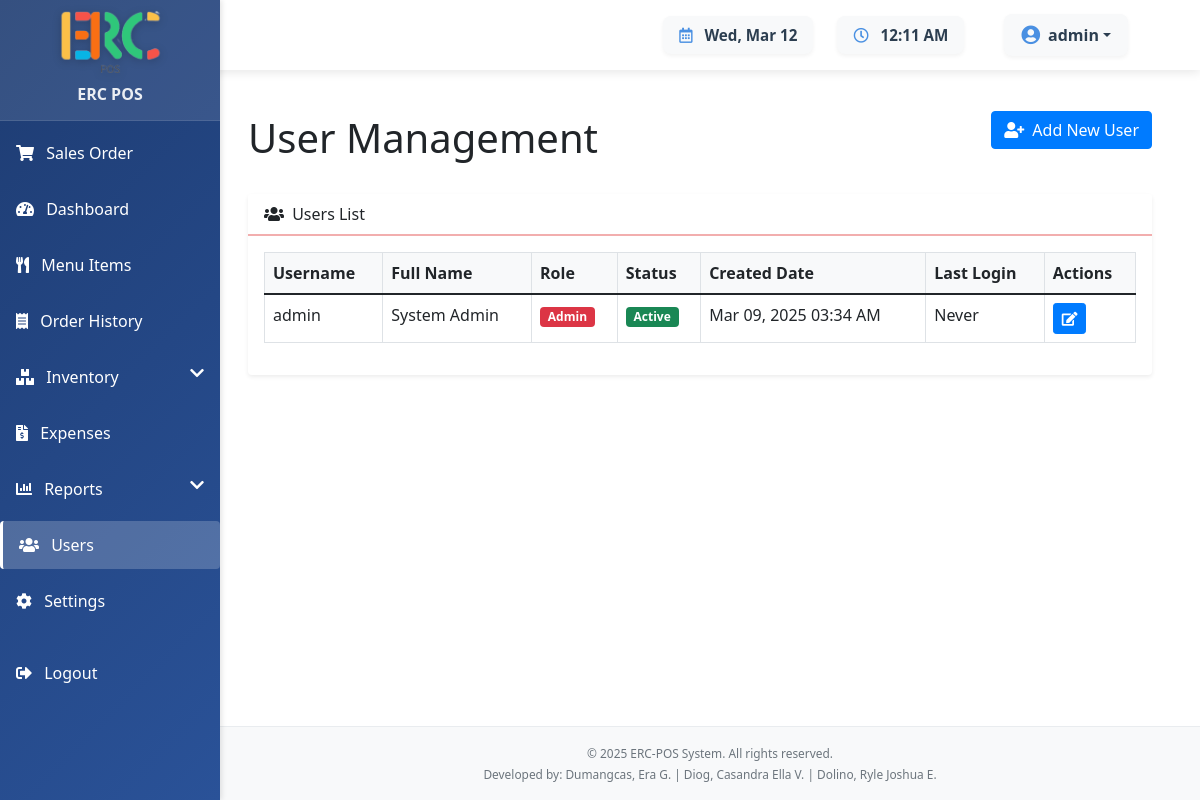
Page /views/users/index.php (signed in) on the committed database.
### tables this page shows
CREATE TABLE users (
    id INT PRIMARY KEY AUTO_INCREMENT,
    username VARCHAR(50) UNIQUE NOT NULL,
    password VARCHAR(255) NOT NULL,
    full_name VARCHAR(100) NOT NULL,
    role ENUM('admin', 'staff') NOT NULL,
    is_active BOOLEAN DEFAULT TRUE,
    created_at TIMESTAMP DEFAULT CURRENT_TIMESTAMP,
    updated_at TIMESTAMP DEFAULT CURRENT_TIMESTAMP ON UPDATE CURRENT_TIMESTAMP,
    last_login TIMESTAMP NULL
);

### views/users/index.php (the view, shortened to what this page needs)
<?php
include __DIR__ . '/../../static/templates/header.php';
$stmt = $conn->prepare("
    SELECT
        id,
        username,
        full_name,
        role,
        is_active,
        created_at,
        last_login
    FROM users
    ORDER BY created_at DESC
");
$stmt->execute();
$users = $stmt->fetchAll();
?>
<div class="container-fluid px-4">
    <div class="d-flex justify-content-between align-items-center">
        <h1 class="mt-4">User Management</h1>
        <button class="btn btn-primary" data-bs-toggle="modal" data-bs-target="#addUserModal">
            <i class="fas fa-user-plus me-2"></i>Add New User
        </button>
    </div>
    <div class="card mt-4 shadow-sm">
        <div class="card-header">
            <i class="fas fa-users me-1"></i>
            Users List
        </div>
        <div class="card-body">
            <div class="table-responsive">
                <table class="table table-bordered table-hover" id="usersTable">
                    <thead>
                        <tr>
                            <th>Username</th>
                            <th>Full Name</th>
                            <th>Role</th>
                            <th>Status</th>
                            <th>Created Date</th>
                            <th>Last Login</th>
                            <th>Actions</th>
                        </tr>
                    </thead>
                    <tbody>
                        <?php foreach ($users as $user): ?>
                            <tr>
                                <td><?php echo htmlspecialchars($user['username']); ?></td>
                                <td><?php echo htmlspecialchars($user['full_name']); ?></td>
                                <td>
                                    <span class="badge <?php echo $user['role'] === 'admin' ? 'bg-danger' : 'bg-primary'; ?>">
                                        <?php echo ucfirst($user['role']); ?>
                                    </span>
                                </td>
                                <td>
                                    <span class="badge <?php echo $user['is_active'] ? 'bg-success' : 'bg-secondary'; ?>">
                                        <?php echo $user['is_active'] ? 'Active' : 'Inactive'; ?>
                                    </span>
                                </td>
                                <td><?php echo date('M d, Y h:i A', strtotime($user['created_at'])); ?></td>
                                <td>
                                    <?php echo $user['last_login'] ? date('M d, Y h:i A', strtotime($user['last_login'])) : 'Never'; ?>
                                </td>
                                <td>
                                    <button class="btn btn-sm btn-primary edit-user"
                                            data-id="<?php echo $user['id']; ?>"
                                            data-username="<?php echo htmlspecialchars($user['username']); ?>"
                                            data-full-name="<?php echo htmlspecialchars($user['full_name']); ?>"
                                            data-role="<?php echo $user['role']; ?>"
                                            data-status="<?php echo $user['is_active']; ?>"
                                            data-bs-toggle="modal"
                                            data-bs-target="#editUserModal">
                                        <i class="fas fa-edit"></i>
                                    </button>
                                </td>
                            </tr>
                        <?php endforeach; ?>
                    </tbody>
                </table>
            </div>
        </div>
    </div>
</div>
<?php include __DIR__ . '/../../static/templates/footer.php'; ?>

### assets/css/style.css (style rules this page uses)
:root { --primary-color: #D2665; --secondary-color: #F2AEAE; --accent-color: #9B1DA6; --highlight-color: #FF9D25; }
.card { border: none; box-shadow: 0 0.125rem 0.25rem rgba(0, 0, 0, 0.075); transition: transform 0.2s; margin-bottom: 1.5rem; }
.card-header { background-color: white; border-bottom: 2px solid var(--secondary-color); }
.table th { border-top: none; background-color: #f8f9fa; }
.btn { font-weight: 500; }
.btn-primary { background-color: #007bff; border-color: #007bff; }

### rows in the picture
users: username "admin", full_name "System Admin", role "Admin", is_active "Active", created_at "Mar 09, 2025 03:34 AM", shows "Never"

### other values in the picture
$_SESSION['username'] "admin"
